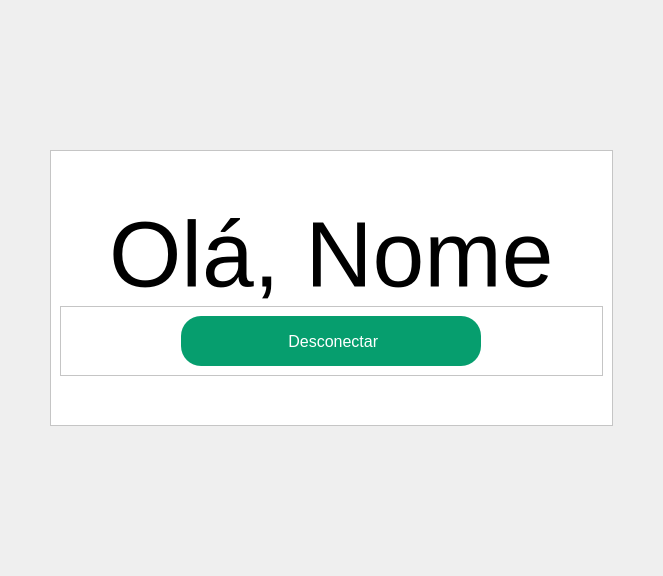
         <widget class="QWidget" name="pg_Home">
          <layout class="QGridLayout" name="gridLayout_6">
           <property name="leftMargin">
            <number>50</number>
           </property>
           <property name="topMargin">
            <number>150</number>
           </property>
           <property name="rightMargin">
            <number>50</number>
           </property>
           <property name="bottomMargin">
            <number>150</number>
           </property>
           <property name="spacing">
            <number>0</number>
           </property>
           <item row="0" column="0">
            <widget class="QFrame" name="frame_4">
             <property name="styleSheet">
              <string notr="true">background-color: rgb(255, 255, 255);</string>
             </property>
             <property name="frameShape">
              <enum>QFrame::StyledPanel</enum>
             </property>
             <property name="frameShadow">
              <enum>QFrame::Raised</enum>
             </property>
             <layout class="QGridLayout" name="gridLayout_7">
              <item row="1" column="0">
               <widget class="QWidget" name="widget_4" native="true">
                <property name="maximumSize">
                 <size>
                  <width>16777215</width>
                  <height>100</height>
                 </size>
                </property>
                <layout class="QHBoxLayout" name="horizontalLayout_5">
                 <item>
                  <spacer name="horizontalSpacer_13">
                   <property name="orientation">
                    <enum>Qt::Horizontal</enum>
                   </property>
                   <property name="sizeHint" stdset="0">
                    <size>
                     <width>40</width>
                     <height>20</height>
                    </size>
                   </property>
                  </spacer>
                 </item>
                 <item>
                  <widget class="QLabel" name="label_2">
                   <property name="minimumSize">
                    <size>
                     <width>0</width>
                     <height>90</height>
                    </size>
                   </property>
                   <property name="maximumSize">
                    <size>
                     <width>700</width>
                     <height>90</height>
                    </size>
                   </property>
                   <property name="font">
                    <font>
                     <family>Arial</family>
                     <pointsize>70</pointsize>
                    </font>
                   </property>
                   <property name="text">
                    <string>Olá, Nome</string>
                   </property>
                  </widget>
                 </item>
                 <item>
                  <spacer name="horizontalSpacer_14">
                   <property name="orientation">
                    <enum>Qt::Horizontal</enum>
                   </property>
                   <property name="sizeHint" stdset="0">
                    <size>
                     <width>40</width>
                     <height>20</height>
                    </size>
                   </property>
                  </spacer>
                 </item>
                </layout>
               </widget>
              </item>
              <item row="3" column="0">
               <spacer name="verticalSpacer_3">
                <property name="orientation">
                 <enum>Qt::Vertical</enum>
                </property>
                <property name="sizeHint" stdset="0">
                 <size>
                  <width>20</width>
                  <height>40</height>
                 </size>
                </property>
               </spacer>
              </item>
              <item row="2" column="0">
               <widget class="QFrame" name="frame_5">
                <property name="maximumSize">
                 <size>
                  <width>16777215</width>
                  <height>80</height>
                 </size>
                </property>
                <property name="frameShape">
                 <enum>QFrame::StyledPanel</enum>
                </property>
                <property name="frameShadow">
                 <enum>QFrame::Raised</enum>
                </property>
                <layout class="QGridLayout" name="gridLayout_9">
                 <item row="0" column="0">
                  <widget class="QPushButton" name="btnDesconectar_PgHome">
                   <property name="minimumSize">
                    <size>
                     <width>300</width>
                     <height>50</height>
                    </size>
                   </property>
                   <property name="maximumSize">
                    <size>
                     <width>300</width>
                     <height>50</height>
                    </size>
                   </property>
                   <property name="font">
                    <font>
                     <family>Arial</family>
                     <pointsize>12</pointsize>
                    </font>
                   </property>
                   <property name="styleSheet">
                    <string notr="true">QPushButton{
	background-color:#069E6E;
	color:#ffffff;
	border-radius:20px;
}

QPushButton:hover{
	background-color:#047b55;
}

QPushButton:pressed{
	background-color: rgb(2, 45, 29);
}

QPushButton:checked{
	background-color:  rgb(2, 45, 29);
}

</string>
                   </property>
                   <property name="text">
                    <string> Desconectar</string>
                   </property>
                   <property name="icon">
                    <iconset resource="../imagens/imagens_usadas.qrc">
                     <normaloff>:/imagens/imgBtnDesconectar.png</normaloff>:/imagens/imgBtnDesconectar.png</iconset>
                   </property>
                   <property name="iconSize">
                    <size>
                     <width>36</width>
                     <height>36</height>
                    </size>
                   </property>
                  </widget>
                 </item>
                </layout>
               </widget>
              </item>
              <item row="0" column="0">
               <spacer name="verticalSpacer_4">
                <property name="orientation">
                 <enum>Qt::Vertical</enum>
                </property>
                <property name="sizeHint" stdset="0">
                 <size>
                  <width>20</width>
                  <height>40</height>
                 </size>
                </property>
               </spacer>
              </item>
             </layout>
            </widget>
           </item>
          </layout>
         </widget>
